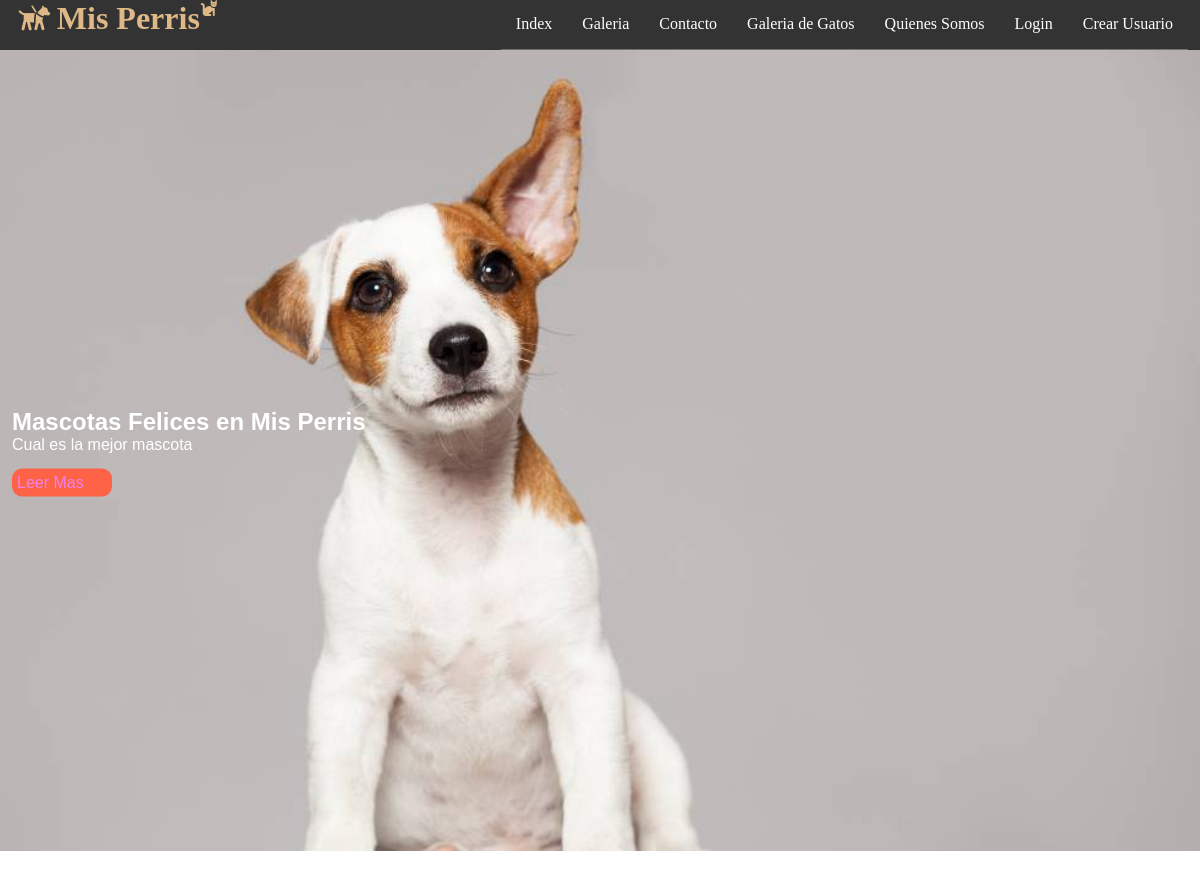
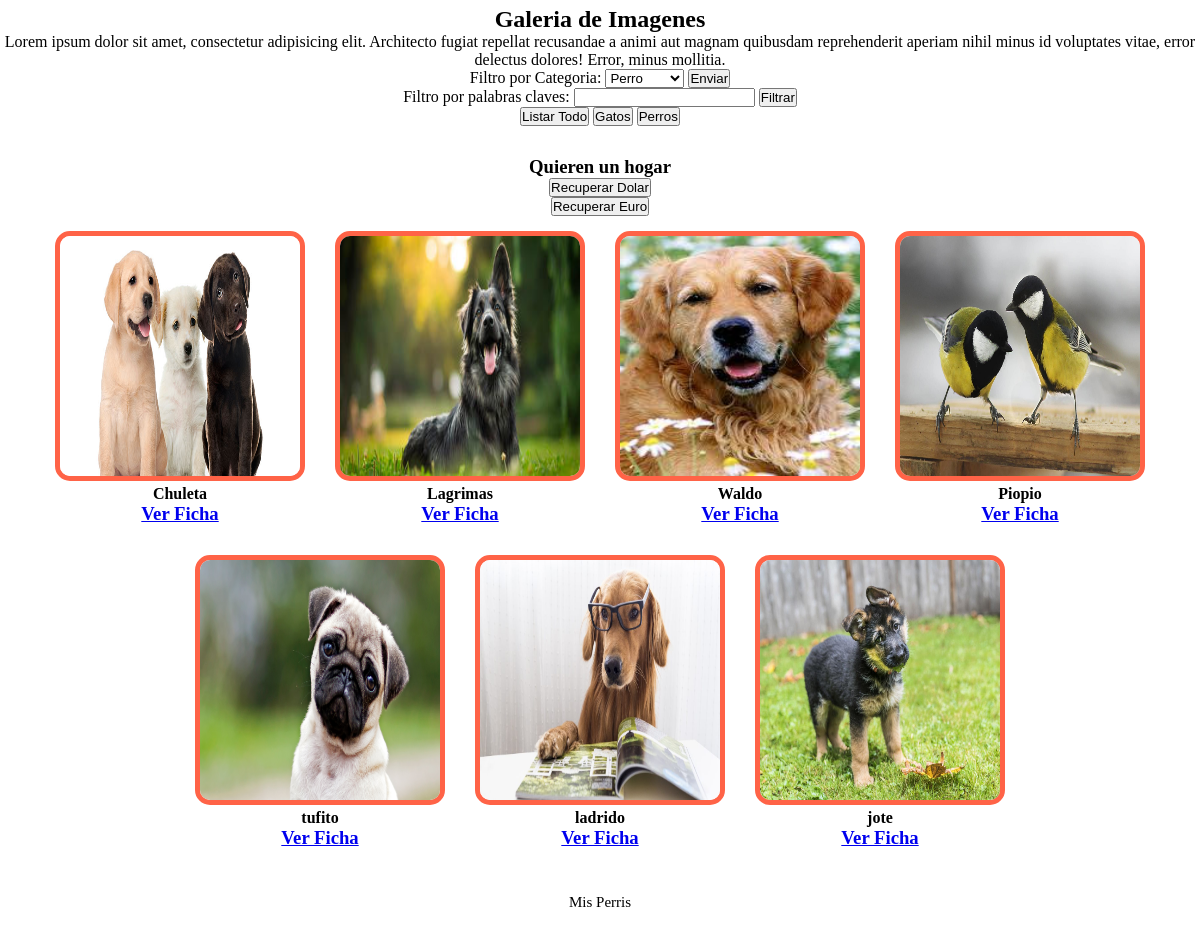
Page /galeria/ on the committed database (2 pictures, top to bottom).
### misPerris/models.py (models this page shows, shortened)
class Mascota(models.Model):
    nombre = models.CharField(primary_key=True,max_length=50)
    edad = models.IntegerField()
    descripcion = models.TextField()
    imagen = models.ImageField(upload_to='mascotas',default='mascotas/defecto.jpg')
    publicar = models.BooleanField(default=False)
    comentario= models.TextField(default='--')
    usuario = models.CharField(null=True,max_length=45)
    tipo = models.ForeignKey(TipoMascota, on_delete=models.CASCADE)
    dueno = models.CharField(max_length=45,default='--')

### misPerris/views.py (the view)
# urls.py: path('galeria/',galeria,name='GALE'),
def galeria(request):
    mascotas = Mascota.objects.filter(publicar=True)
    tipos = TipoMascota.objects.all()
    contexto = {"mascotas":mascotas,"tipos":tipos}
    return render(request, "galeria.html",contexto)

### misPerris/templates/galeria.html (shortened to what this page needs)
{% extends "base.html" %}
{% load static %}
{% block css %}
<link rel="stylesheet" href="{% static 'dist/css/lightbox.min.css' %}">
{% endblock css %}
{% block contenido %}
<section id="bienvenida">
    <h2>Galeria de Imagenes</h2>
    <p>Lorem ipsum dolor sit amet, consectetur adipisicing elit. Architecto fugiat repellat recusandae a animi
        aut magnam quibusdam reprehenderit aperiam nihil minus id voluptates vitae, error delectus dolores!
        Error, minus mollitia.</p>
    <form action="{% url 'FILTROT' %}" method="post">
        Filtro por Categoria:
        <select name="cboTipo" id="cboTipo">
            {% for reg in tipos %}
            <option>{{reg.nombre}}</option>
            {% endfor %}
        </select>
        <input type="submit" value="Enviar">
    </form>
    <form action="{% url 'FILTROD' %}" method="post">
        Filtro por palabras claves:
        <input type="text" name="txtTexto" id="txtTexto">
        <input type="submit" value="Filtrar">
    </form>
    <input type="button" value="Listar Todo" onclick="javascript:location.href='/galeria/'">
    <input type="button" value="Gatos" onclick="javascript:location.href='/filtro_tipo_mascota/Gatos'">
    <input type="button" value="Perros" onclick="javascript:location.href='/filtro_tipo_mascota/Perro'">
</section>
<section id="blog">
    <h3>Quieren un hogar</h3>
    <input type="button" value="Recuperar Dolar" onclick="recuperaDolar()">
    <input type="button" value="Recuperar Euro" id="btnRecuperaEuro">
    <div class="contenedor">
        {% for reg in mascotas %}
        <article>
            <a href="{{reg.imagen.url}}" data-lightbox="perros" data-title="{{reg.descripcion}}">
                <img src="{{reg.imagen.url}}" alt="">
            </a>
            <h4>{{reg.nombre}}</h4>
            <h3>
                <a href="{% url 'DM' reg.nombre %}">Ver Ficha</a>
            </h3>
        </article>
        {% endfor %}
    </div>
</section>
{% endblock contenido %}

### misPerris/templates/base.html (shortened to what this page needs)
{% load static %}
<!DOCTYPE html>
<html lang="en">
<head>
    <link rel="stylesheet" href="{% static '/css/estilo.css' %}">
    <link rel="stylesheet" href="{% static '/css/fontello.css' %}">
    {% block css %}
    {% endblock css %}
</head>
<body>
    <header>
        <div class="contenedor">
            <h1 class="icon-guidedog">Mis Perris</h1>
            <label class="fas fa-cat" for="menu-bar">
            </label>
            <nav class="menu">
                <a href="{% url 'IND' %}">Index</a>
                <a href="{% url 'GALE' %}">Galeria</a>
                <a href="">Contacto</a>
                <a href="{% url 'FILTROTM' 'Gatos' %}">Galeria de Gatos</a>
                <a href="">Quienes Somos</a>
                {% if user.is_authenticated %}
                    <a href="{% url 'FORMU' %}">Admi. Mascotas</a>
                    <a href="{% url 'ADMUSER' %}">Mis Mascotas Adoptadas</a>
                    <a href="{% url 'CERRAR' %}">Cerrar</a>
                    <a href="">Bienvenido: {{user.first_name}} {{user.last_name}}</a>
                {% else %}
                    <a href="{% url 'LOGIN' %}">Login</a>
                    <a href="{% url 'CREARU' %}">Crear Usuario</a>
                {% endif%}
            </nav>
        </div>
    </header>
    <main>
        <section id="banner">
            <img src="{% static 'img/1529929537_419627_1529933291_noticia_normal.jpg' %}" alt="">
            <div class="contenedor">
                <h2>Mascotas Felices en Mis Perris</h2>
                <p>Cual es la mejor mascota</p>
                <a href="">Leer Mas</a>
            </div>
        </section>
    {% block contenido %}
    {% endblock contenido %}
    </main>
    <footer>
        <div class="contenedor">
            <p>Mis Perris</p>
        </div>
    </footer>
</body>
</html>

### misPerris/static/css/estilo.css (style rules this page uses)
* { margin: 0; padding: 0; box-sizing: border-box; }
header { width: 100%; height: 50px; background:#333; color: burlywood; position: fixed; top: 0; left: 0; z-index: 100; }
h1 { float: left; }
.contenedor { width: 98%; margin: auto; }
header .contenedor { display: table; }
section { width: 100%; margin-bottom: 30px; }
#bienvenida { text-align: center; font-family: cursive; }
footer { font-family: cursive; text-align: center; height: 100px; font-size: 15px; }

### misPerris/static/css/menu.css (style rules this page uses)
.menu { position: absolute; top: 50px; left: 0; width: 100%; height: 100vh; background: rgb(51, 51, 51, 0.9); transition: all 1.5s; transform: translateX(-100%); }
.menu a { display: block; color: white; height: 50px; text-decoration: none; padding: 15px; border-bottom: solid 1px rgb(255, 255, 255, 0.3); }
@media (min-width:1024px) { .menu { position: static; width: auto; height: auto; float: right; display: flex; transform: translateX(0%); } }

### misPerris/static/css/banner.css (style rules this page uses)
#banner { margin-top: 50px; position: relative; }
#banner img { width: 100%; }
#banner .contenedor { position: absolute; top: 50%; left: 50%; color: white; font-family: Arial, Helvetica, sans-serif; transform: translateX(-50%) translateY(-50%); }
#banner a { display: block; width: 100px; color: violet; background: tomato; text-decoration: none; margin-top: 15px; padding: 5px; border-radius: 10px; }

### misPerris/static/css/blog.css (style rules this page uses)
#blog .contenedor img { width: 250px; height: 250px; border: solid 5px tomato; border-radius: 15px; }
#blog { font-family: cursive; text-align: center; }
#blog .contenedor { display: flex; justify-content: center; flex-wrap: wrap; }
#blog .contenedor article { margin: 15px; }

### rows in the picture
Mascota: imagen (picture), nombre "Chuleta"
Mascota: imagen (picture), nombre "Lagrimas"
Mascota: imagen (picture), nombre "Waldo"
Mascota: imagen (picture), nombre "Piopio"
Mascota: imagen (picture), nombre "tufito"
Mascota: imagen (picture), nombre "ladrido"
Mascota: imagen (picture), nombre "jote"

### other values in the picture
form field cboTipo "Perro"
